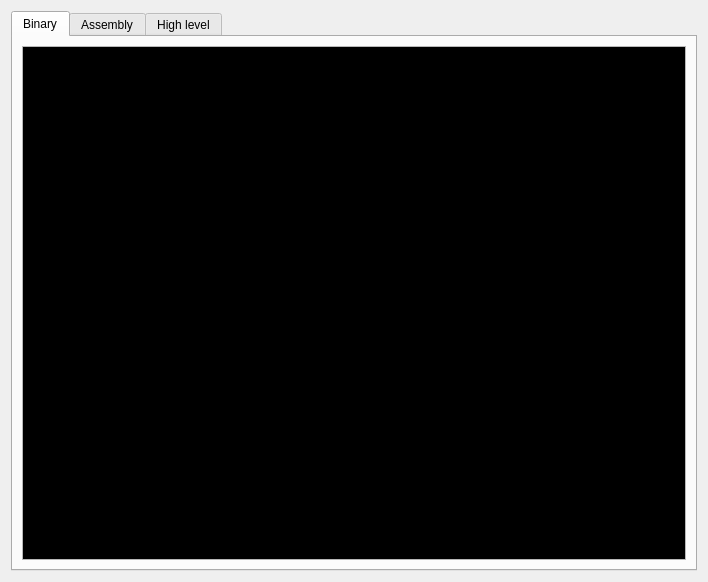
<?xml version="1.0" encoding="UTF-8"?>
<ui version="4.0">
 <class>FunctionViewWidget</class>
 <widget class="QWidget" name="FunctionViewWidget">
  <property name="geometry">
   <rect>
    <x>0</x>
    <y>0</y>
    <width>708</width>
    <height>582</height>
   </rect>
  </property>
  <property name="windowTitle">
   <string>Form</string>
  </property>
  <layout class="QVBoxLayout" name="verticalLayout_2">
   <item>
    <widget class="QTabWidget" name="tabWidget">
     <property name="currentIndex">
      <number>0</number>
     </property>
     <widget class="QWidget" name="binaryTab">
      <attribute name="title">
       <string>Binary</string>
      </attribute>
      <layout class="QVBoxLayout" name="verticalLayout_4">
       <item>
        <widget class="QTextEdit" name="edtBinary">
         <property name="undoRedoEnabled">
          <bool>false</bool>
         </property>
         <property name="lineWrapMode">
          <enum>QTextEdit::NoWrap</enum>
         </property>
         <property name="readOnly">
          <bool>true</bool>
         </property>
         <property name="html">
          <string>&lt;!DOCTYPE HTML PUBLIC &quot;-//W3C//DTD HTML 4.0//EN&quot; &quot;http://www.w3.org/TR/REC-html40/strict.dtd&quot;&gt;
&lt;html&gt;&lt;head&gt;&lt;meta name=&quot;qrichtext&quot; content=&quot;1&quot; /&gt;&lt;style type=&quot;text/css&quot;&gt;
p, li { white-space: pre-wrap; }
&lt;/style&gt;&lt;/head&gt;&lt;body style=&quot; font-family:'Corbel'; font-size:10pt; font-weight:400; font-style:normal;&quot; bgcolor=&quot;#000000&quot;&gt;
&lt;p style=&quot;-qt-paragraph-type:empty; margin-top:0px; margin-bottom:0px; margin-left:0px; margin-right:0px; -qt-block-indent:0; text-indent:0px;&quot;&gt;&lt;br /&gt;&lt;/p&gt;&lt;/body&gt;&lt;/html&gt;</string>
         </property>
        </widget>
       </item>
      </layout>
     </widget>
     <widget class="QWidget" name="assemblyTab">
      <attribute name="title">
       <string>Assembly</string>
      </attribute>
      <layout class="QVBoxLayout" name="verticalLayout_3">
       <item>
        <widget class="QTextEdit" name="textEdit">
         <property name="undoRedoEnabled">
          <bool>false</bool>
         </property>
         <property name="lineWrapMode">
          <enum>QTextEdit::NoWrap</enum>
         </property>
         <property name="readOnly">
          <bool>true</bool>
         </property>
         <property name="html">
          <string>&lt;!DOCTYPE HTML PUBLIC &quot;-//W3C//DTD HTML 4.0//EN&quot; &quot;http://www.w3.org/TR/REC-html40/strict.dtd&quot;&gt;
&lt;html&gt;&lt;head&gt;&lt;meta name=&quot;qrichtext&quot; content=&quot;1&quot; /&gt;&lt;style type=&quot;text/css&quot;&gt;
p, li { white-space: pre-wrap; }
&lt;/style&gt;&lt;/head&gt;&lt;body style=&quot; font-family:'Corbel'; font-size:10pt; font-weight:400; font-style:normal;&quot; bgcolor=&quot;#000000&quot;&gt;
&lt;p style=&quot;-qt-paragraph-type:empty; margin-top:0px; margin-bottom:0px; margin-left:0px; margin-right:0px; -qt-block-indent:0; text-indent:0px;&quot;&gt;&lt;br /&gt;&lt;/p&gt;&lt;/body&gt;&lt;/html&gt;</string>
         </property>
        </widget>
       </item>
      </layout>
     </widget>
     <widget class="QWidget" name="highLevelTab">
      <attribute name="title">
       <string>High level</string>
      </attribute>
      <layout class="QVBoxLayout" name="verticalLayout">
       <item>
        <widget class="QTextEdit" name="edtHighLevel">
         <property name="undoRedoEnabled">
          <bool>false</bool>
         </property>
         <property name="lineWrapMode">
          <enum>QTextEdit::NoWrap</enum>
         </property>
         <property name="readOnly">
          <bool>true</bool>
         </property>
         <property name="html">
          <string>&lt;!DOCTYPE HTML PUBLIC &quot;-//W3C//DTD HTML 4.0//EN&quot; &quot;http://www.w3.org/TR/REC-html40/strict.dtd&quot;&gt;
&lt;html&gt;&lt;head&gt;&lt;meta name=&quot;qrichtext&quot; content=&quot;1&quot; /&gt;&lt;style type=&quot;text/css&quot;&gt;
p, li { white-space: pre-wrap; }
&lt;/style&gt;&lt;/head&gt;&lt;body style=&quot; font-family:'Corbel'; font-size:10pt; font-weight:400; font-style:normal;&quot; bgcolor=&quot;#000000&quot;&gt;
&lt;p style=&quot;-qt-paragraph-type:empty; margin-top:0px; margin-bottom:0px; margin-left:0px; margin-right:0px; -qt-block-indent:0; text-indent:0px;&quot;&gt;&lt;br /&gt;&lt;/p&gt;&lt;/body&gt;&lt;/html&gt;</string>
         </property>
        </widget>
       </item>
      </layout>
     </widget>
    </widget>
   </item>
  </layout>
 </widget>
 <resources/>
 <connections/>
</ui>
